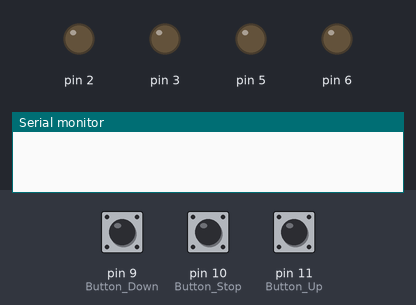
Bench run of a sketch on a simulated Arduino Uno, built with avr-gcc and run on an emulated ATmega328P. On the bench: output pins drawn as LEDs (lit = HIGH), the last lines printed to the serial monitor. The inputs (shaded band) are chosen by the test bench; at power-on: pin 11 (Button_Up) HIGH, pin 9 (Button_Down) HIGH, pin 10 (Button_Stop) HIGH.

Above: at 2.2 s.
2.3 s: pin 11 (Button_Up) pulled LOW for 0.15 s
At 4.4 s:
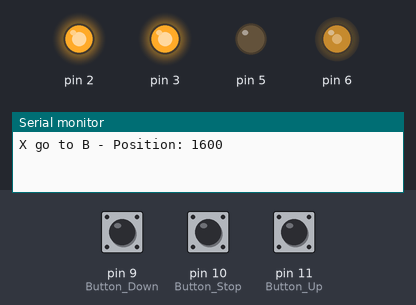
5.2 s: pin 9 (Button_Down) pulled LOW for 0.15 s
At 7.5 s:
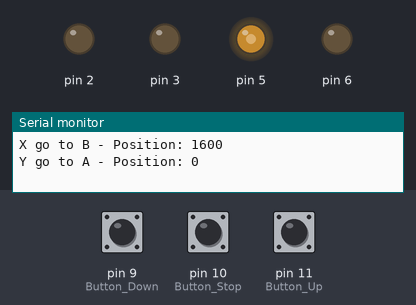
8.2 s: pin 11 (Button_Up) pulled LOW for 1 s
At 8.5 s:
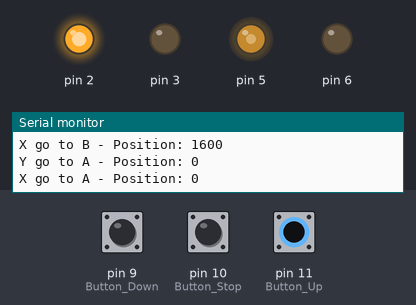
11.0 s: pin 10 (Button_Stop) pulled LOW for 0.15 s
At 11.9 s:
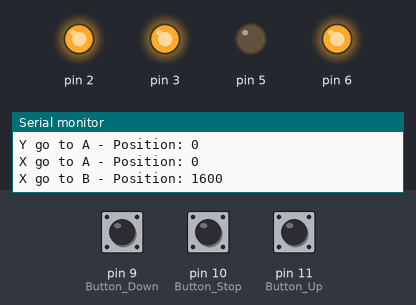
12.6 s: pin 9 (Button_Down) pulled LOW for 1 s
At 13.4 s:
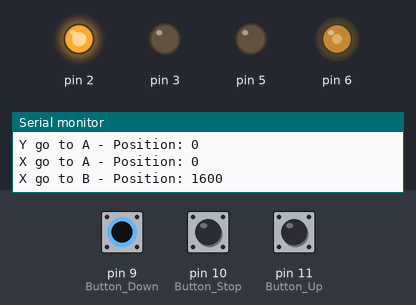
15.6 s: pin 11 (Button_Up) pulled LOW for 3.2 s
At 18.2 s:
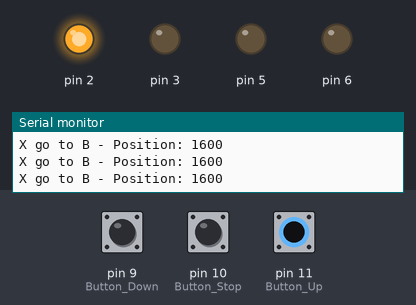
Timing chart, 0 to 60.5 s (numbered marks = the images above; inputs shaded):
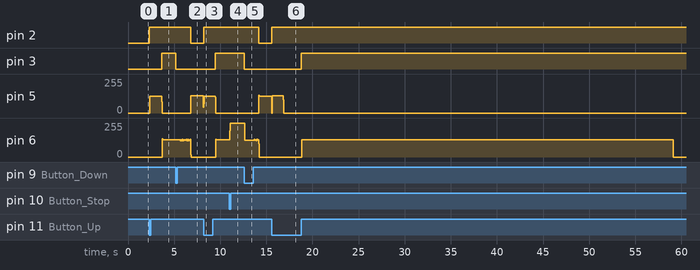

Measured:
- after the input at 2.3 s, pin 2: LOW → HIGH at once; pin 3: LOW → HIGH after 1.3 s; pin 5: 0/255 → 127/255 at once, → 0/255 1.3 s later; pin 6: 0/255 → 128/255 after 1.4 s
- after the input at 8.2 s, pin 2: LOW → HIGH at once; pin 3: LOW → HIGH after 1.3 s; pin 5: 44/255 → 127/255 at once, → 0/255 1.2 s later; pin 6: 0/255 → 128/255 after 1.3 s
- after the input at 11.0 s, pin 6: 128/255 → 255/255 at once
- after the input at 15.6 s, pin 2: LOW → HIGH at once; pin 3: LOW → HIGH after 3.2 s; pin 5: 0/255 → 128/255 at once, → 0/255 1.2 s later; pin 6: 0/255 → 129/255 after 3.3 s, → 0/255 40.2 s later

The sketch:

MoveAB_Stepper_plc.ino
```cpp
#include <math.h>
#include "StepperMotor.h"
#define pulX 5
#define dirX 2
#define pulY 6
#define dirY 3
#define Button_Down 9
#define Button_Stop 10
#define Button_Up 11
StepperMotor stepperX(pulX, dirX);
StepperMotor stepperY(pulY, dirY);

bool debug = true;
bool MXA = false;
bool MXB = false;
bool MYA = false;
bool MYB = false;

float disPerRoundX = 360;
float gearX = 1;
int microStepX = 1600;
float stepsPerUnitX = microStepX * gearX / disPerRoundX;
float speedX = 1400;  //chinh toc do X

float disPerRoundY = 360;
float gearY = 1; // chinh ti le hop so 1:5 nhap 5
int microStepY = 800;
float stepsPerUnitY = microStepY * gearY / disPerRoundY;
float speedY = 200;  //chinh toc do X

long Xa = 0;
long Xb = 360 * stepsPerUnitX;  //vi tri X den B
long Ya = 0;
long Yb = 3600 * stepsPerUnitY;  //vi tri Y den B


void setup() {
  Serial.begin(115200);
  pinMode(Button_Down, INPUT_PULLUP);
  pinMode(Button_Stop, INPUT_PULLUP);
  pinMode(Button_Up, INPUT_PULLUP);
  delay(1000);
}

void loop() {
  if (digitalRead(Button_Up) == 0) {
    MXA = false;
    MXB = true;
    MYA = false;
    MYB = false;
  } else if (digitalRead(Button_Down) == 0) {
    MXA = false;
    MXA = false;
    MYA = true;
    MYB = false;
  } else if (digitalRead(Button_Stop) == 0) {
    MXA = false;
    MXB = false;
    MYA = false;
    MYB = false;
  }

  if (MXB) {
    stepperX.DRVA(Xb, speedX);
    if (stepperX.getExeCompleteFlag()) {
      MXB = false;
      MYB = true;
      if (debug) {
        Serial.print("X go to B - Position: ");
        Serial.println(stepperX.getCurrentPosition());
      }
    }
  } else if (MXA) {
    stepperX.DRVA(Xa, speedX);
    if (stepperX.getExeCompleteFlag()) {
      MXA = false;
      if (debug) {
        Serial.print("X go to A - Position: ");
        Serial.println(stepperX.getCurrentPosition());
      }
    }
  } else if (MYA) {
    stepperY.DRVA(Ya, speedY);
    if (stepperY.getExeCompleteFlag()) {
      MYA = false;
      MXA = true;
      if (debug) {
        Serial.print("Y go to A - Position: ");
        Serial.println(stepperY.getCurrentPosition());
      }
    }
  } else if (MYB) {
    stepperY.DRVA(Yb, speedY);
    if (stepperY.getExeCompleteFlag()) {
      MYB = false;
      if (debug) {
        Serial.print("Y go to B - Position: ");
        Serial.println(stepperY.getCurrentPosition());
      }
    }
  }
}
```

StepperMotor.cpp
```cpp
#include "Arduino.h"
#include "StepperMotor.h"

StepperMotor::StepperMotor(int p, int d)
  : pp(p), pd(d) {
  t_us = micros();
  pinMode(pp, OUTPUT);
  pinMode(pd, OUTPUT);
}
long StepperMotor::getCurrentPosition() {
  return position;
}
bool StepperMotor::getDirection() {
  return direction;
}
bool StepperMotor::getExeCompleteFlag() {
  return exe_complete_flag;
}
void StepperMotor::PLSV(long f) {
  if (f == 0) return;
  interval = 1000000.0 / abs(f) * 0.5;
  if (micros() - t_us >= interval) {
    d_state = f < 0 ? false : true;
    p_state = !p_state;
    t_us = micros();
    digitalWrite(pp, p_state);
    digitalWrite(pd, d_state);
    if (p_state == false) {
      position = f > 0 ? position + 1 : position - 1;
    }
  }
}

void StepperMotor::ZRN(long fr, long fc, int ns) {
  if (!pulse_output_flag) {
    interval = 1000000.0 / abs(fr) * 0.5;
    d_state = false;
    pinMode(ns, INPUT_PULLUP);
    digitalWrite(pd, d_state);
    exe_complete_flag = false;
  }

  if (micros() - t_us >= interval) {
    p_state = !p_state;
    t_us = micros();
    digitalWrite(pp, p_state);
    pulse_output_flag = true;
    if (p_state == false) {
      position = position - 1;
    }
  }
  if (digitalRead(ns) == 0) {
    delay(10);
    interval = 1000000.0 / abs(fc) * 0.5;
    digitalWrite(pd, d_state);
    while (digitalRead(ns) == 0) {
      if (micros() - t_us >= interval) {
        p_state = !p_state;
        t_us = micros();
        digitalWrite(pp, p_state);
        pulse_output_flag = true;
        if (p_state == false) {
          position = position + 1;
        }
      }
    }
    pulse_output_flag = false;
    exe_complete_flag = true;
    position = 0;
  }
}

void StepperMotor::DRVI(long p, long f) {
  if (!pulse_output_flag) {
    increment = 0;
  }
  if (f == 0 || p == 0 || p == increment) {
    exe_complete_flag = true;
    pulse_output_flag = false;
    return;
  } else {
    exe_complete_flag = false;
  }
  interval = 1000000.0 / abs(f) * 0.5;
  if (micros() - t_us >= interval) {
    d_state = p < 0 ? false : true;
    p_state = !p_state;
    t_us = micros();

    digitalWrite(pp, p_state);
    digitalWrite(pd, d_state);

    pulse_output_flag = true;

    if (p_state == false) {
      increment = p > 0 ? increment + 1 : increment - 1;
      position = p > 0 ? position + 1 : position - 1;
    }
  }
}
void StepperMotor::DRVA(long p, long f) {
  if (f == 0 || p == position) {
    exe_complete_flag = true;
    pulse_output_flag = false;
    return;
  } else {
    exe_complete_flag = false;
  }
  interval = 1000000.0 / abs(f) * 0.5;
  if (micros() - t_us >= interval) {
    d_state = p - position < 0 ? false : true;
    p_state = !p_state;
    t_us = micros();

    digitalWrite(pp, p_state);
    digitalWrite(pd, d_state);

    pulse_output_flag = true;

    if (p_state == false) {
      position = p - position < 0 ? position - 1 : position + 1;
    }
  }
}
```

StepperMotor.h
```cpp
#ifndef StepperMotor_h
#define StepperMotor_h

class StepperMotor {
    private:
        int pp;
        int pd;
        long position = 0;
        long increment = 0;
        bool exe_complete_flag = false;
        bool pulse_output_flag = false;
        bool direction = false;
        long t_us;
        double interval = 0;
        bool p_state = false;
        bool d_state = false;

    public:
        StepperMotor(int p, int d);
        long getCurrentPosition();
        bool getDirection();
        bool getExeCompleteFlag();
        void PLSV(long f); //f: speed
        void DRVI(long p, long f); //p: pulse, f: speed
        void DRVA(long p, long f); //p: pulse, f: speed
        void ZRN(long fr, long fc, int ns); //fr: Zero Return Speed, fc: Creep Speed, ns: Near Point Signal
};

#endif
```
